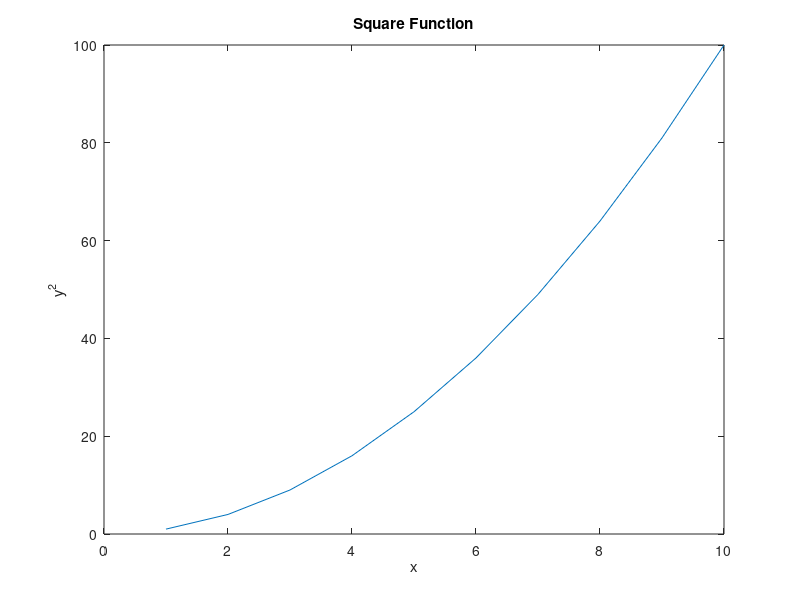

Source code (MATLAB):
%% Introduction
% This is a live script demo in plain-text format (R2025a style).
% It combines formatted text sections and code sections.

%% Setup
x = 1:10;
y = x .^ 2;

%% Plot
% Plot the square function.
plot(x, y);
title('Square Function');
xlabel('x');
ylabel('y^2');
